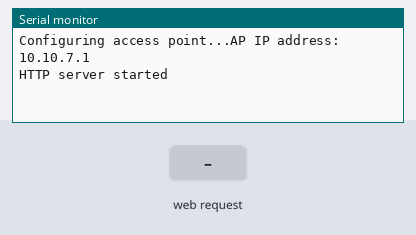
Recording of a sketch running on a simulated ESP8266 (NodeMCU). On the bench: the last lines printed to the serial monitor. Inputs (shaded band) come from the test bench.

Above: at 2.2 s.
2.3 s: HTTP request GET /ap?plain=1 received
At 3.0 s:
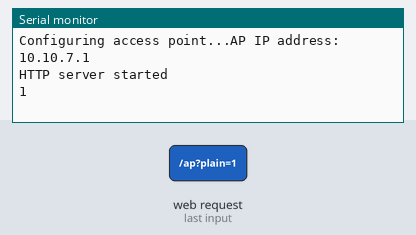
3.8 s: HTTP request GET /ap?plain=0 received
At 4.2 s:
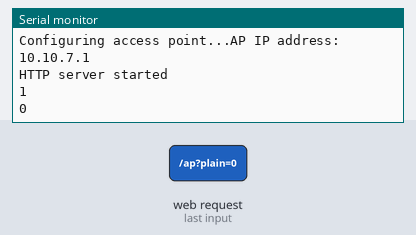

The sketch:

access_point.ino
```cpp
#include <ESP8266WiFi.h>
#include <WiFiClient.h>
#include <ESP8266WebServer.h>
#include <ArduinoJson.h>

const char *ssid = "ITEAD-1000000000";
const char *password = "12345678";

ESP8266WebServer server(80);
IPAddress    apIP(10, 10, 7, 1);

void handleRoot() {
  server.send(200, "text/html", "<h1>You are connected</h1>");
}

void deviceDetails() {
  StaticJsonBuffer<500> jsonBuffer;
  JsonObject& root = jsonBuffer.createObject();
  root["deviceid"] = "1000000000";
  root["apikey"] = "xxxxxxxxx-xxxx-xxxx-xxxx-xxxxxxxxxxxx";
  root["accept"] = "post";
  String json;
  root.prettyPrintTo(json);
  server.send(200, "application/json" , json);
}

void postDetails(){

  Serial.println(server.arg("plain"));
  server.send(200, "text/html", "<h1>Success </h1>") ;
}

void setup() {
  delay(1000);
  Serial.begin(115200);
  Serial.println();
  Serial.print("Configuring access point...");
  WiFi.softAP(ssid, password);
  WiFi.softAPConfig(apIP, apIP, IPAddress(255, 255, 255, 0));

  IPAddress myIP = WiFi.softAPIP();
  Serial.print("AP IP address: ");
  Serial.println(myIP);
  server.on("/", handleRoot);
  server.on("/device", deviceDetails);
  server.on("/ap", postDetails);

  server.begin();
  Serial.println("HTTP server started");
}

void loop() {
  server.handleClient();
}
```

Measured:
- after the input at 2.3 s, the serial monitor: prints a new line at once (image 1)
- after the input at 3.8 s, the serial monitor: prints a new line at once (image 2)
